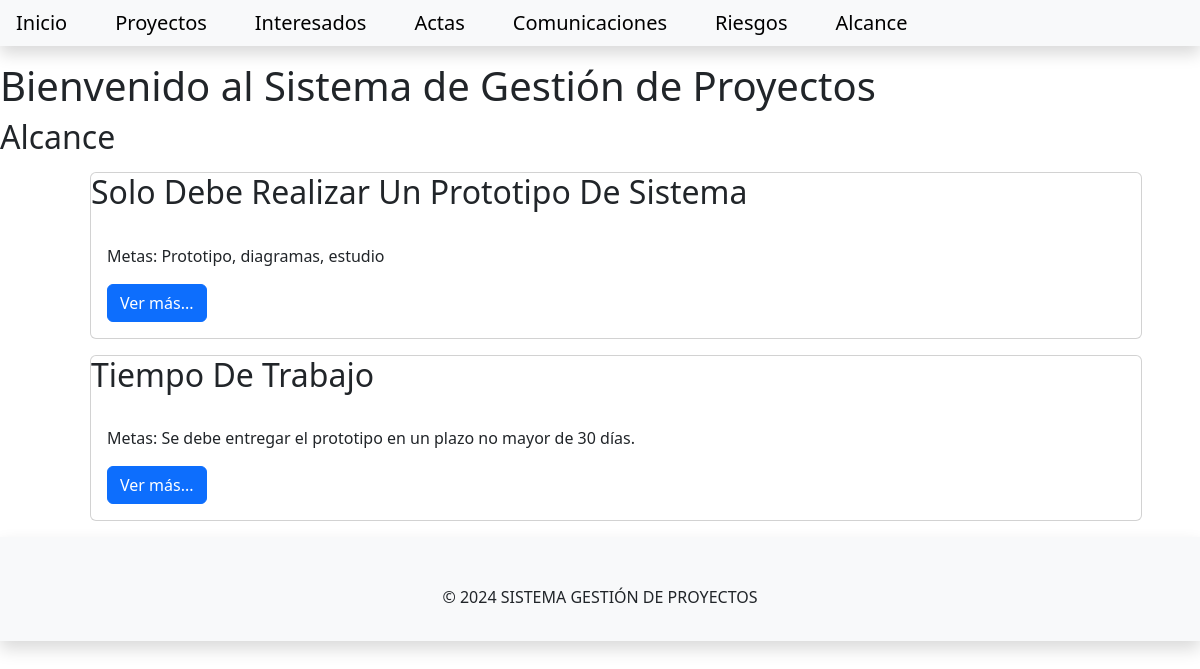
The page /gestionproyectos/alcance on the database its author committed.
### gestionproyecto/models.py (models this page shows, shortened)
class Alcance(models.Model):
    descripcion = models.TextField()
    metas = models.TextField()
    tiempo = models.IntegerField()
    slug = models.SlugField(unique=True, max_length=200, blank=True)

### gestionproyecto/views.py (the view)
# urls.py: path('alcance', views.AlcanceList.as_view(), name='alcance_list'),
class AlcanceList(generic.ListView):
    queryset = Alcance.objects.all().order_by('proyecto')
    template_name = 'gestionproyectos/alcancelist.html'
    context_object_name = 'alcance_list'

### templates/gestionproyectos/alcancelist.html
{% extends 'gestionproyectos/base.html' %}
{% block content %}
    <h1>Bienvenido al Sistema de Gestión de Proyectos</h1>
    <h2> Alcance </h2>
    <div class="container">
         <ul>
        {% for alcance in alcance_list %}
        <div class="card m-3">
            <div class="card-title">
                <h2>{{ alcance.descripcion | title}}</h2>
            </div>
            <div class="card-body">
                <p>
                    Metas: {{ alcance.metas }}
                </p>
                <a class="btn btn-primary" href="{% url 'alcance_view' alcance.slug %}">Ver más...</a>
            </div>
        </div>
        {% endfor %}
        </ul>
    </div>
{% endblock content %}

### rows shown on the page
Alcance: descripcion "Solo Debe Realizar Un Prototipo De Sistema", metas "Prototipo, diagramas, estudio"
Alcance: descripcion "Tiempo De Trabajo", metas "Se debe entregar el prototipo en un plazo no mayor de 30 días."
